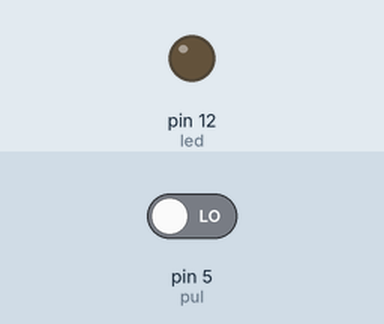
Recording of a sketch running on a simulated Arduino Uno, built with avr-gcc and run on an emulated ATmega328P. On the bench: output pins drawn as LEDs (lit = HIGH). The inputs (shaded band) are chosen by the test bench; at power-on: pin 5 (pul) LOW.

Above: at 1.2 s.
1.3 s: pin 5 (pul) driven HIGH
At 2.4 s:
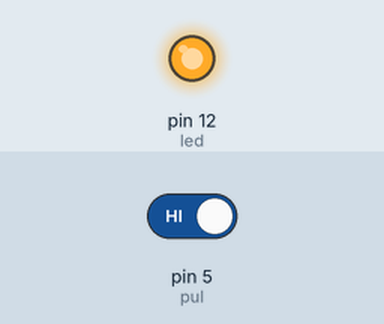
2.8 s: pin 5 (pul) driven LOW
At 3.6 s:
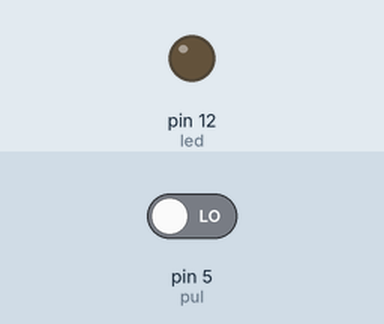
Timing chart, 0 to 5.8 s (numbered marks = the images above; inputs shaded):
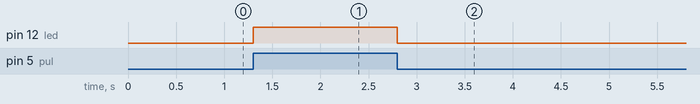

The sketch:

PULSADOR.ino
```cpp
int led=12;
int pul=5;

void setup() {
  Serial.begin(115200);
 pinMode(led, OUTPUT);
 pinMode(pul, INPUT);

}

void loop() {
  if(digitalRead(pul)==HIGH){
    digitalWrite(led, HIGH);
  }else{
    digitalWrite(led, LOW);
  }

}
```

Measured:
- after the input at 1.3 s, pin 12 (led): LOW → HIGH at once
- after the input at 2.8 s, pin 12 (led): HIGH → LOW at once
